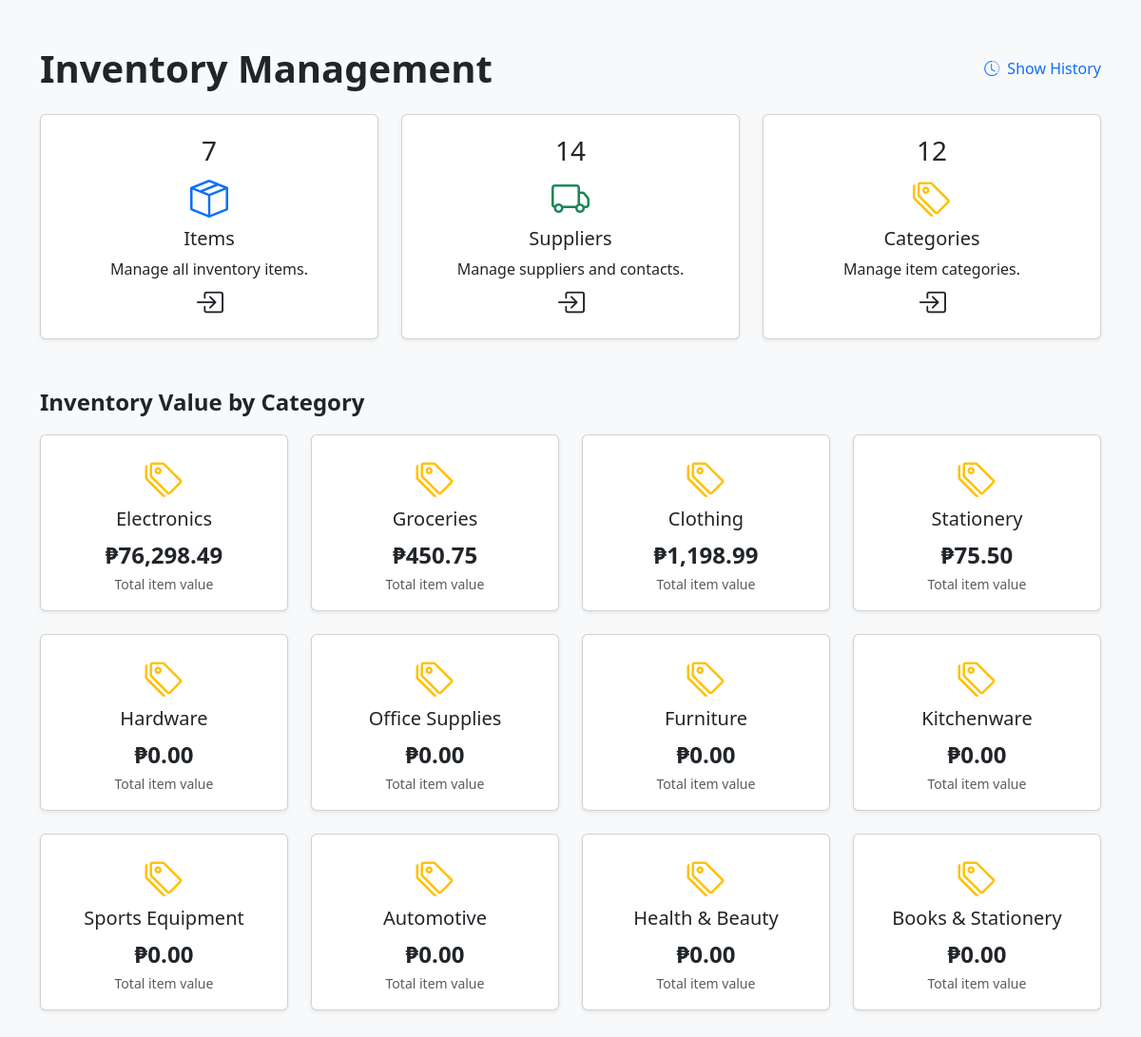
/dashboard/index.php, run on the app's committed database.
### tables this page shows
CREATE TABLE `categories` (
  `id` int(11) NOT NULL,
  `name` varchar(100) NOT NULL,
  `description` varchar(250) NOT NULL,
  `created_at` timestamp NOT NULL DEFAULT current_timestamp()
);

### dashboard/index.php (the view, shortened to what this page needs)
<?php
include '../database/config.php';
$categoryTotalsSQL = "
    SELECT
        categories.id,
        categories.name AS category_name,
        COALESCE(SUM(items.price), 0) AS total_price
    FROM categories
    LEFT JOIN items ON items.category_id = categories.id
    GROUP BY categories.id
";
$categories = $conn->query($categoryTotalsSQL);
?>
<!DOCTYPE html>
<html lang="en">
<head>
<link rel="stylesheet" href="../assets/bootstrap/bootstrap.min.css">
<link rel="stylesheet" href="../assets/bootstrap/icons/bootstrap-icon/bootstrap-icons.css">
</head>
<body>
<div class="container mt-5">
    <div class="d-flex flex-column flex-md-row justify-content-between align-items-start align-items-md-center mb-4 gap-2">
        <h1 class="mb-2 mb-md-0 fw-bold">Inventory Management</h1>
        <a class="text-decoration-none fs-6 fs-md-5" href="history.php">
            <i class="bi bi-clock-history me-2"></i>Show History
        </a>
    </div>
    <?php include 'cards.php' ?>
    <p class="mt-5 fw-bold fs-4">Inventory Value by Category</p>
    <div class="row g-4 mb-5">
        <?php while ($cat = $categories->fetch_assoc()): ?>
            <div class="col-12 col-md-3">
                <div class="card dashboard-card text-center shadow-sm">
                    <div class="card-body">
                        <i class="bi bi-tags text-warning mb-3 fs-1"></i>
                        <h5 class="card-title"><?= htmlspecialchars($cat['category_name']) ?></h5>
                        <p class="fs-4 fw-bold mb-0">
                            ₱<?= number_format($cat['total_price'], 2) ?>
                        </p>
                        <small class="text-muted">Total item value</small>
                    </div>
                </div>
            </div>
        <?php endwhile; ?>
    </div>
</div>
</body>
</html>

### dashboard/index.php (style rules this page uses)
body { background-color: #f8f9fa; }
.dashboard-card { transition: transform 0.2s, box-shadow 0.2s; }
.dashboard-card .card-body i { font-size: 2.5rem; }

### data on the page
categories: name "Electronics", total_price "76,298.49"
categories: name "Groceries", total_price "450.75"
categories: name "Clothing", total_price "1,198.99"
categories: name "Stationery", total_price "75.50"
categories: name "Hardware", total_price "0.00"
categories: name "Office Supplies", total_price "0.00"
categories: name "Furniture", total_price "0.00"
categories: name "Kitchenware", total_price "0.00"
categories: name "Sports Equipment", total_price "0.00"
categories: name "Automotive", total_price "0.00"
categories: name "Health & Beauty", total_price "0.00"
categories: name "Books & Stationery", total_price "0.00"

### other printed values
$item_total "7"
$supplier_total "14"
$category_total "12"
